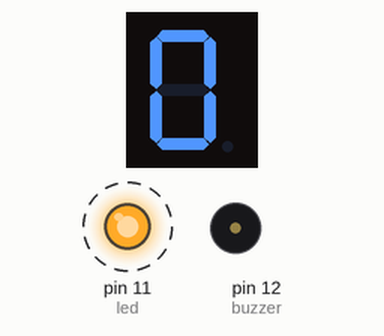
Bench run of a sketch on a simulated Arduino Uno, built with avr-gcc and run on an emulated ATmega328P. On the bench: 1-digit seven-segment display, output pins drawn as LEDs (lit = HIGH), buzzer (waves = sounding, pin HIGH). Wiring (inferred from the names in the program): 1-digit 7-segment display, segments lit when HIGH: segments pin 2, pin 3, pin 4, pin 5, pin 6, pin 7, pin 8, pin 9. Dashed ring = blinking. The segment pins are drawn as the display they are named for; pins used as bus, display or sensor lines are not drawn.

Above: at 0.37 s.
At 10.27 s:
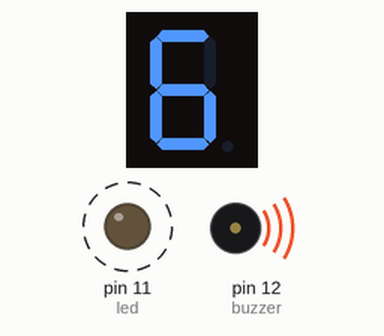
At 20.02 s:
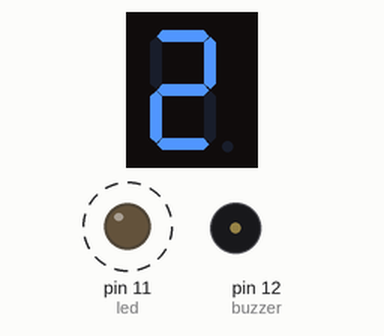
At 39.68 s:
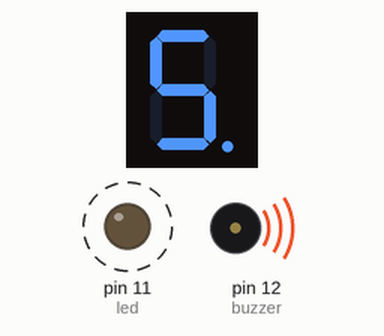
Timing chart, 0 to 40.0 s (numbered marks = the images above):
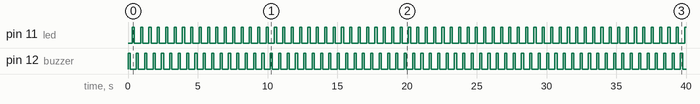

The sketch:

_7segments.ino
```cpp
/**
 * Exemple de code pour un unique afficheur 7 segments.
 */

/* Broches des différents segments de l'afficheur */
int led = 11;
int buzzer = 12;
const byte PIN_SEGMENT_A = 2;
const byte PIN_SEGMENT_B = 3;
const byte PIN_SEGMENT_C = 4;
const byte PIN_SEGMENT_D = 5;
const byte PIN_SEGMENT_E = 6;
const byte PIN_SEGMENT_F = 7;
const byte PIN_SEGMENT_G = 8;
const byte PIN_SEGMENT_DP = 9;

/* Décommenter si utilisation d'un afficheur 7 segments à ANODE commune */
//#define _7SEG_COMMON_ANODE

/* Table de correspondance valeur -> états des segments de l'afficheur */
const byte LUT_ETATS_SEGMENTS[] = {
  0b00111111,
  0b00000110,
  0b01011011,
  0b01001111,
  0b01100110,
  0b01101101,
  0b01111101,
  0b00000111,
  0b01111111,
  0b01101111,
  0b01110111,
  0b01111100,
  0b00111001,
  0b01011110,
  0b01111001,
  0b01110001
};


/** Fonction setup() */
void setup() {

  /* Toutes les broches en sorties */
    pinMode(buzzer, OUTPUT);
   pinMode(led, OUTPUT);
  pinMode(PIN_SEGMENT_A, OUTPUT);
  digitalWrite(PIN_SEGMENT_A, LOW);
  pinMode(PIN_SEGMENT_B, OUTPUT);
  digitalWrite(PIN_SEGMENT_B, LOW);
  pinMode(PIN_SEGMENT_C, OUTPUT);
  digitalWrite(PIN_SEGMENT_C, LOW);
  pinMode(PIN_SEGMENT_D, OUTPUT);
  digitalWrite(PIN_SEGMENT_D, LOW);
  pinMode(PIN_SEGMENT_E, OUTPUT);
  digitalWrite(PIN_SEGMENT_E, LOW);
  pinMode(PIN_SEGMENT_F, OUTPUT);
  digitalWrite(PIN_SEGMENT_F, LOW);
  pinMode(PIN_SEGMENT_G, OUTPUT);
  digitalWrite(PIN_SEGMENT_G, LOW);
  pinMode(PIN_SEGMENT_DP, OUTPUT);
  digitalWrite(PIN_SEGMENT_DP, LOW);
}


/** Fonction loop() */
void loop() {
  static byte chiffre = 0;
  static byte etat_dp = 0;

  digitalWrite(buzzer, HIGH);
  delay(150);
  digitalWrite(buzzer, LOW);
  delay(150);

  /* Affiche le chiffre */
  affiche_chiffre_7seg(chiffre, etat_dp);

  /* Incrémente le chiffre de 0 à 15 */
  if (++chiffre == 10) {
    chiffre = 0;
  }

  /* Fait clignoter le point décimal (inverse l'état à chaque fois) */
  etat_dp = !etat_dp;

  /* Délai pour la démo */

  digitalWrite(led, HIGH);
  delay(150);
   digitalWrite(led, LOW);
  delay(150);

}

/** Fonction permettant d'afficher un chiffre sur un afficheur 7 segments */
void affiche_chiffre_7seg(byte chiffre, byte dp) {

  /* Simple sécurité */
  if (chiffre > 10)
    return; // Accepte uniquement des valeurs de 0 à 15.

  /* Conversion chiffre -> états des segments */
  byte segments = LUT_ETATS_SEGMENTS[chiffre];

  /* Affichage */
#ifndef _7SEG_COMMON_ANODE
  digitalWrite(PIN_SEGMENT_A, bitRead(segments, 0));
  digitalWrite(PIN_SEGMENT_B, bitRead(segments, 1));
  digitalWrite(PIN_SEGMENT_C, bitRead(segments, 2));
  digitalWrite(PIN_SEGMENT_D, bitRead(segments, 3));
  digitalWrite(PIN_SEGMENT_E, bitRead(segments, 4));
  digitalWrite(PIN_SEGMENT_F, bitRead(segments, 5));
  digitalWrite(PIN_SEGMENT_G, bitRead(segments, 6));
  digitalWrite(PIN_SEGMENT_DP, dp);
#else
  digitalWrite(PIN_SEGMENT_A, !bitRead(segments, 0));
  digitalWrite(PIN_SEGMENT_B, !bitRead(segments, 1));
  digitalWrite(PIN_SEGMENT_C, !bitRead(segments, 2));
  digitalWrite(PIN_SEGMENT_D, !bitRead(segments, 3));
  digitalWrite(PIN_SEGMENT_E, !bitRead(segments, 4));
  digitalWrite(PIN_SEGMENT_F, !bitRead(segments, 5));
  digitalWrite(PIN_SEGMENT_G, !bitRead(segments, 6));
  digitalWrite(PIN_SEGMENT_DP, !dp);
#endif
}
```

Measured:
- by itself, pin 11 (led), pin 12 (buzzer): alternates HIGH for 0.15 s and LOW for 0.45 s
- what the display in image 0 shows lasts 0.6 s, from 0.3 s to 0.9 s
